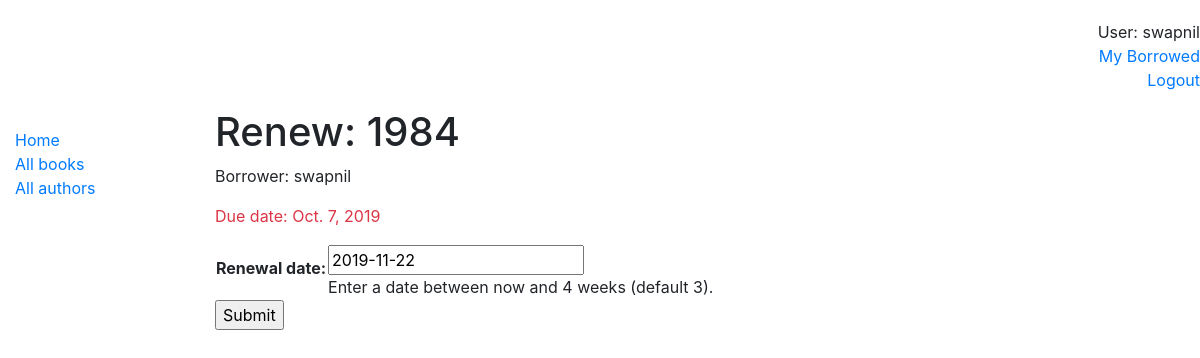
The app's page /catalog/book/375e6c45-4c61-44a2-b473-7dd6b4d915f0/renew/ (signed in), older data.
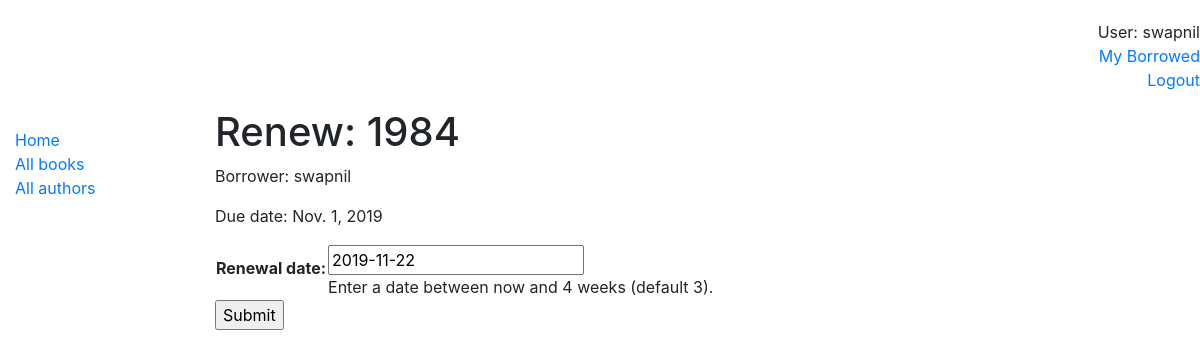
The same page, newer data.
### catalog/models.py (models this page shows, shortened)
class BookInstance(models.Model):
    id = models.UUIDField(
        primary_key=True,
        default=uuid.uuid4,
        help_text="Unique ID for this particular book across whole library",
    )
    book = models.ForeignKey(Book, on_delete=models.SET_NULL, null=True)
    imprint = models.CharField(max_length=200)
    due_back = models.DateField(null=True, blank=True)
    LOAN_STATUS = (
        ("m", "Maintenance"),
        ("o", "On loan"),
        ("a", "Available"),
        ("r", "Reserved"),
    )
    status = models.CharField(
        max_length=1,
        choices=LOAN_STATUS,
        blank=True,
        default="m",
        help_text="Book availability",
    )
    borrower = models.ForeignKey(User, on_delete=models.SET_NULL, null=True,
                                 blank=True)
    class Meta:
        ordering = ["due_back"]
        permissions = (("can_mark_returned", "Set book as returned"),)
    @property
    def is_overdue(self):
        if self.due_back and date.today() > self.due_back:
            return True
        return False

class Book(models.Model):
    title = models.CharField(max_length=200)
    author = models.ForeignKey("Author", on_delete=models.SET_NULL, null=True)
    summary = models.TextField(
        max_length=1000, help_text="Enter a brief description of the book"
    )
    isbn = models.CharField(
        "ISBN",
        max_length=13,
        help_text="""
        13 Character
        <a href="https://www.isbn-international.org/content/what-isbn">
        ISBN number</a>""",
    )
    genre = models.ManyToManyField(Genre, help_text="Select a genre for this book")
    language = models.ForeignKey("Language", on_delete=models.SET_NULL, null=True)

### catalog/views.py (the view)
# urls.py: path('book/<uuid:pk>/renew/', views.renew_book_librarian, name='renew-book-librarian'),
@permission_required('catalog.can_mark_returned')
def renew_book_librarian(request, pk):
    book_instance = get_object_or_404(BookInstance, pk=pk)
    if request.method == "POST":
        form = RenewBookForm(request.POST)
        if form.is_valid():
            book_instance.due_back = form.cleaned_data["renewal_date"]
            book_instance.save()
            return HttpResponseRedirect(reverse("all-borrowed"))
    else:
        proposed_renewal_date = datetime.date.today() + datetime.timedelta(weeks=3)
        form = RenewBookForm(initial={"renewal_date": proposed_renewal_date})
    context = {"form": form, "book_instance": book_instance}
    return render(request, "catalog/book_renew_librarian.html", context)

### catalog/forms.py (shortened to what this page needs)
class RenewBookForm(forms.Form):
	renewal_date = forms.DateField(
		help_text="Enter a date between now and 4 weeks (default 3).")

### catalog/templates/catalog/book_renew_librarian.html (shortened to what this page needs)
{% extends "base_generic.html" %}
        {% block content %}
          <h1>Renew: {{ book_instance.book.title }}</h1>
          <p>Borrower: {{ book_instance.borrower }}</p>
          <p{% if book_instance.is_overdue %} class="text-danger"{% endif %}>Due date: {{ book_instance.due_back }}</p>
          <form action="" method="post">
            <table>
            {{ form.as_table }}
            </table>
            <input type="submit" value="Submit">
          </form>
        {% endblock %}

Row changes from the older to the newer data that the page shows:
changed BookInstance "swapnil": due_back "Oct. 7, 2019" → "Nov. 1, 2019"
